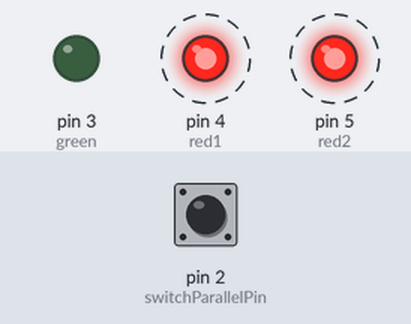
The sketch below on a simulated Arduino Uno, built with avr-gcc and run on an emulated ATmega328P. Shown: output pins drawn as LEDs (lit = HIGH). Dashed ring = blinking. The test bench sets the inputs (shaded band); at power-on: pin 2 (switchParallelPin) HIGH.

Above: at 1.8 s.
1.9 s: pin 2 (switchParallelPin) pulled LOW for 3.2 s
At 3.1 s:
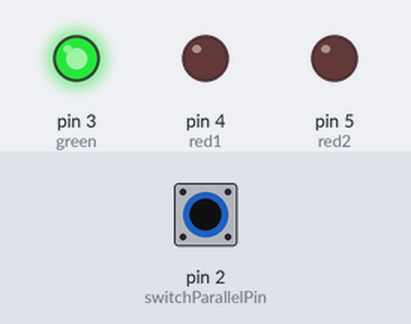
At 5.22 s:
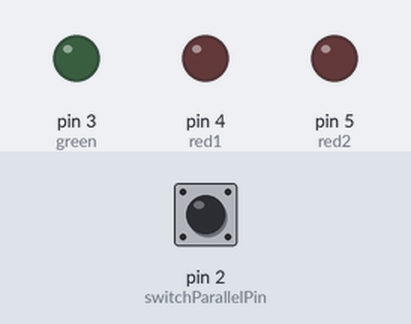
Timing chart, 0 to 12.6 s (numbered marks = the images above; inputs shaded):
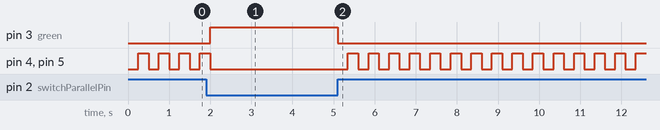

The sketch:

spaceship.ino
```cpp
int switchState = 0;
int switchParallelPin = 2;
int red1 = 4;
int red2 = 5;
int green = 3;
int delayVal = 250;

void setup() {
  // put your setup code here, to run once:
  pinMode(switchParallelPin, INPUT);
  pinMode(green, OUTPUT);
  pinMode(red1, OUTPUT);
  pinMode(red2, OUTPUT);
}

void setOffState()
{
  digitalWrite(green, HIGH);
  digitalWrite(red1, LOW);
  digitalWrite(red2, LOW);
}

void setPersistentOnState()
{
  digitalWrite(green, LOW);
}

void setOnState1()
{
  digitalWrite(red1, LOW);
  digitalWrite(red2, LOW);
}

void setOnState2()
{
  digitalWrite(red1, HIGH);
  digitalWrite(red2, HIGH);
}

void loop() {
  // put your main code here, to run repeatedly:
  switchState = digitalRead(switchParallelPin);

  if (switchState == LOW)
  {
    setOffState();
  }
  else
  {
    setPersistentOnState();

    setOnState1();
    delay(delayVal);

    setOnState2();
    delay(delayVal);
  }
}
```

Measured:
- after the input at 1.9 s, pin 3 (green): LOW → HIGH after 0.10 s, → LOW 3.1 s later
- by itself, pin 4 (red1), pin 5 (red2): repeats every 0.50 s: HIGH 0.25 s, LOW 0.25 s
